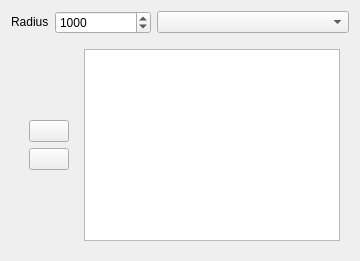
     <widget class="QWidget" name="point_layer_tab">
      <property name="enabled">
       <bool>true</bool>
      </property>
      <attribute name="title">
       <string>Point Layer</string>
      </attribute>
      <layout class="QGridLayout" name="gridLayout_12">
       <item row="2" column="0" colspan="4">
        <widget class="QWidget" name="widget_6" native="true">
         <property name="sizePolicy">
          <sizepolicy hsizetype="Preferred" vsizetype="Fixed">
           <horstretch>0</horstretch>
           <verstretch>0</verstretch>
          </sizepolicy>
         </property>
         <property name="autoFillBackground">
          <bool>false</bool>
         </property>
         <layout class="QGridLayout" name="gridLayout_5">
          <item row="0" column="1">
           <widget class="QListWidget" name="point_layer_list">
            <property name="sizePolicy">
             <sizepolicy hsizetype="Preferred" vsizetype="Fixed">
              <horstretch>0</horstretch>
              <verstretch>0</verstretch>
             </sizepolicy>
            </property>
            <property name="minimumSize">
             <size>
              <width>0</width>
              <height>0</height>
             </size>
            </property>
            <property name="maximumSize">
             <size>
              <width>16777215</width>
              <height>16777215</height>
             </size>
            </property>
            <property name="toolTip">
             <string>Select layers from your layer list!</string>
            </property>
            <property name="frameShadow">
             <enum>QFrame::Sunken</enum>
            </property>
            <property name="selectionMode">
             <enum>QAbstractItemView::MultiSelection</enum>
            </property>
            <property name="resizeMode">
             <enum>QListView::Fixed</enum>
            </property>
           </widget>
          </item>
          <item row="0" column="0">
           <widget class="QWidget" name="widget_9" native="true">
            <property name="sizePolicy">
             <sizepolicy hsizetype="Fixed" vsizetype="Fixed">
              <horstretch>0</horstretch>
              <verstretch>0</verstretch>
             </sizepolicy>
            </property>
            <layout class="QGridLayout" name="gridLayout_11">
             <item row="1" column="0">
              <widget class="QPushButton" name="point_layer_list_remove">
               <property name="sizePolicy">
                <sizepolicy hsizetype="Fixed" vsizetype="Fixed">
                 <horstretch>0</horstretch>
                 <verstretch>0</verstretch>
                </sizepolicy>
               </property>
               <property name="toolTip">
                <string>&lt;html&gt;&lt;head/&gt;&lt;body&gt;&lt;p&gt;If layers are selected in the list, only these will be deleted.&lt;/p&gt;&lt;/body&gt;&lt;/html&gt;</string>
               </property>
               <property name="text">
                <string/>
               </property>
               <property name="icon">
                <iconset resource="resources.qrc">
                 <normaloff>:/plugins/ohsomeTools/img/icon_clear.png</normaloff>:/plugins/ohsomeTools/img/icon_clear.png</iconset>
               </property>
              </widget>
             </item>
             <item row="0" column="0">
              <widget class="QPushButton" name="point_layer_list_add">
               <property name="sizePolicy">
                <sizepolicy hsizetype="Fixed" vsizetype="Fixed">
                 <horstretch>0</horstretch>
                 <verstretch>0</verstretch>
                </sizepolicy>
               </property>
               <property name="toolTip">
                <string>&lt;html&gt;&lt;head/&gt;&lt;body&gt;&lt;p&gt;Add layers interactively from your layer list.&lt;/p&gt;&lt;/body&gt;&lt;/html&gt;</string>
               </property>
               <property name="text">
                <string/>
               </property>
               <property name="icon">
                <iconset resource="resources.qrc">
                 <normaloff>:/plugins/ohsomeTools/img/icon_add.png</normaloff>:/plugins/ohsomeTools/img/icon_add.png</iconset>
               </property>
              </widget>
             </item>
            </layout>
           </widget>
          </item>
         </layout>
        </widget>
       </item>
       <item row="0" column="1" rowspan="2">
        <widget class="QSpinBox" name="point_layer_radius_input">
         <property name="toolTip">
          <string>&lt;html&gt;&lt;head/&gt;&lt;body&gt;&lt;p&gt;Add a centroid radius &lt;span style=&quot; text-decoration: underline;&quot;&gt;in meters&lt;/span&gt; per centroid. Default is &lt;span style=&quot; text-decoration: underline;&quot;&gt;10 meters&lt;/span&gt;.&lt;/p&gt;&lt;/body&gt;&lt;/html&gt;</string>
         </property>
         <property name="accessibleDescription">
          <string/>
         </property>
         <property name="minimum">
          <number>1</number>
         </property>
         <property name="maximum">
          <number>999999999</number>
         </property>
         <property name="value">
          <number>1000</number>
         </property>
        </widget>
       </item>
       <item row="0" column="0" rowspan="2">
        <widget class="QLabel" name="point_layer_radius_label">
         <property name="sizePolicy">
          <sizepolicy hsizetype="Fixed" vsizetype="Maximum">
           <horstretch>0</horstretch>
           <verstretch>0</verstretch>
          </sizepolicy>
         </property>
         <property name="text">
          <string>Radius</string>
         </property>
        </widget>
       </item>
       <item row="0" column="2" rowspan="2" colspan="2">
        <widget class="QgsMapLayerComboBox" name="point_layer_input">
         <property name="toolTip">
          <string>&lt;html&gt;&lt;head/&gt;&lt;body&gt;&lt;p&gt;Select Polygon / MultiPolygon layers to query with.&lt;/p&gt;&lt;/body&gt;&lt;/html&gt;</string>
         </property>
        </widget>
       </item>
      </layout>
     </widget>
